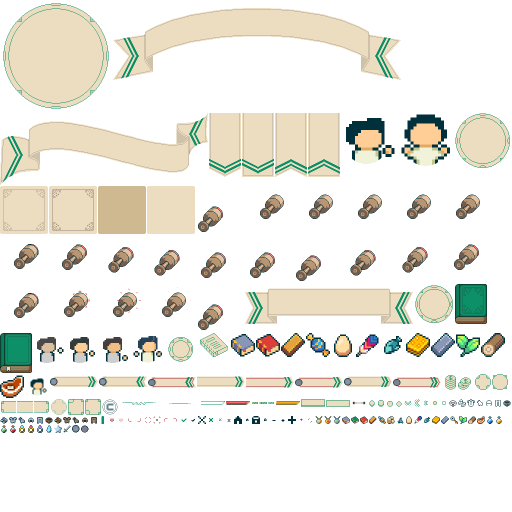
#> input picture docs/updates/ui-studio/paper/paper_ui.png, 1024 x 1024 px, found by its file name (shown at 1/2 size)
$ python preview_talents.py
#> lines starting #> are read from the running program, lines starting #| are printed output that depends on the picture
# Превью вкладки «Древо» книги героя (v2): те же координаты и цвета, что в
# Windows/TalentPage.lua и CharacterWindow.lua; арт — assets/paper (бумажный UI книги)
# и assets/talents (древо). Данные древа — из Config/Talents через luau (dump_talents.lua).
# Запуск: python3 tools/talents/preview_talents.py [LUAU=…/luau]
#   → docs/shots/talents_warrior.png, talents_mage.png
import os, re, math, json, subprocess
from PIL import Image, ImageDraw, ImageFont

ROOT = os.path.abspath(os.path.join(os.path.dirname(__file__), '..', '..'))
CFG = f'{ROOT}/src/ReplicatedStorage/Shared/Config'
atlas = Image.open(f'{ROOT}/assets/paper/paper_ui.png').convert('RGBA')
#> atlas is the input picture: PIL image 1024x1024 RGBA; mean R, G, B, A 56.7, 55.4, 47.3, 75
desk = Image.open(f'{ROOT}/assets/paper/paper_desk.png').convert('RGBA')
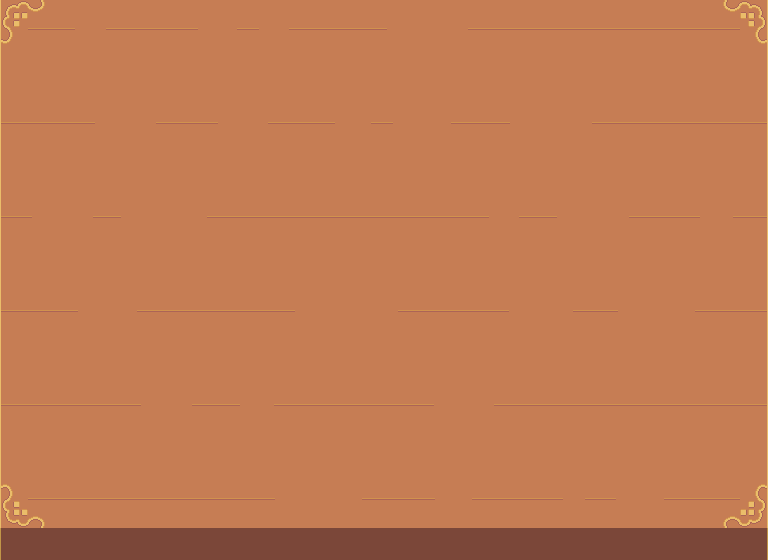
#> input picture docs/updates/ui-studio/paper/paper_desk.png, 768 x 560 px, found by its file name
#> desk is the input picture: PIL image 768x560 RGBA; mean R, G, B, A 193.8, 122.2, 82.5, 255
tatlas = Image.open(f'{ROOT}/assets/talents/talent_atlas.png').convert('RGBA')
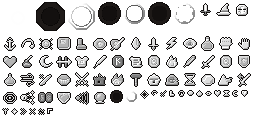
#> input picture docs/updates/talents/talents/talent_atlas.png, 256 x 128 px, found by its file name
#> tatlas is the input picture: PIL image 256x128 RGBA; mean R, G, B, A 31.6, 31.2, 31.1, 66.1
#> (the run stopped early here; a loop or call above may not have finished)
